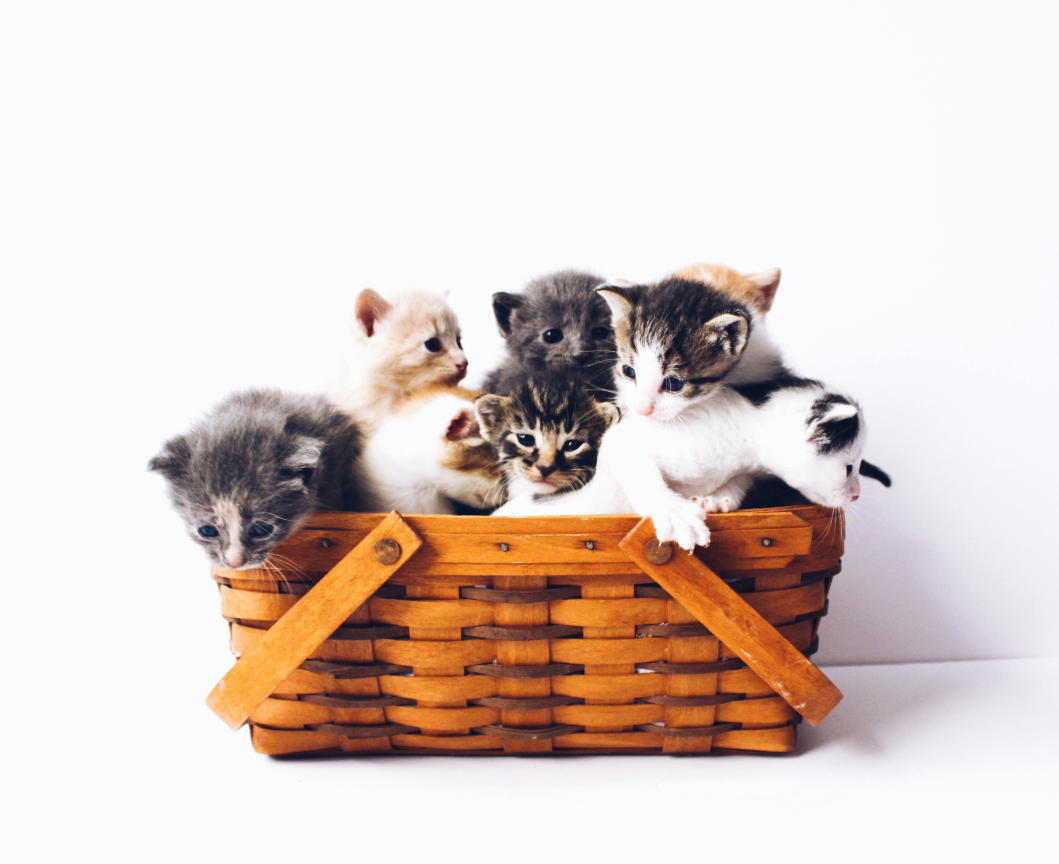
#> input picture images/cat1.jpg, 4233 x 3456 px (shown at 1/4 size); its folder holds 4 pictures in this run
$ python resize_images.py
#> lines starting #> are read from the running program, lines starting #| are printed output that depends on the picture
#!/usr/bin/env python3
"""
Image Resizer and Compressor
This script resizes and compresses all JPG images in the images folder
to reduce their file size while maintaining acceptable quality.
"""

import os
import sys
try:
    from PIL import Image
except ImportError:
    print("Error: Pillow library is not installed.")
    print("Please install it with: pip install Pillow")
    sys.exit(1)

# Configuration
INPUT_DIR = 'images'
OUTPUT_DIR = 'images/optimized'
SIZES = [
    {'name': 'thumbnail', 'size': (300, 300), 'quality': 70},
    {'name': 'medium', 'size': (600, 600), 'quality': 80}
]
FORMATS = ['jpg', 'jpeg', 'png']

def create_dir(directory):
    """Create directory if it doesn't exist"""
    if not os.path.exists(directory):
        os.makedirs(directory)

def resize_image(input_path, output_path, size, quality):
    """Resize and compress an image"""
    try:
        with Image.open(input_path) as img:
            # Convert to RGB if needed
            if img.mode != 'RGB':
                img = img.convert('RGB')

            # Resize maintaining aspect ratio
            img.thumbnail(size)

            # Save with compression
            img.save(output_path, 'JPEG', quality=quality, optimize=True)

            return True
    except Exception as e:
        print(f"Error processing {input_path}: {e}")
        return False

def main():
    # Create output directory
    create_dir(OUTPUT_DIR)

    # Get all image files
    image_files = []
    for file in os.listdir(INPUT_DIR):
        ext = os.path.splitext(file)[1].lower().replace('.', '')
        if ext in FORMATS and os.path.isfile(os.path.join(INPUT_DIR, file)):
            image_files.append(file)
#> pass 2 of the loop in main, `for file in os.listdir(INPUT_DIR):`:
#> pass 3 of the loop in main, `for file in os.listdir(INPUT_DIR):`:
#> the loop made 5 passes; the first 3 are shown

    if not image_files:
        print(f"No images found in {INPUT_DIR}")
        return

    print(f"Found {len(image_files)} images to process")

    # Process each image
    successful = 0
    for file in image_files:
        input_path = os.path.join(INPUT_DIR, file)
        filename = os.path.splitext(file)[0]

        print(f"Processing {file}...")

        # Process each size
        for size_config in SIZES:
            size_dir = os.path.join(OUTPUT_DIR, size_config['name'])
            create_dir(size_dir)

            output_filename = f"{filename}.jpg"
            output_path = os.path.join(size_dir, output_filename)

            if resize_image(input_path, output_path, size_config['size'], size_config['quality']):
#> in resize_image, img is the input picture: PIL image 4233x3456 RGB; mean R, G, B 220.5, 207, 201.7
#> in resize_image, `img.thumbnail(size)`:
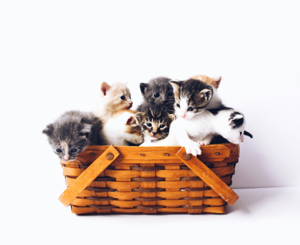
#> img: PIL image 300x245 RGB; mean R, G, B 220.5, 207, 201.6
                successful += 1
                original_size = os.path.getsize(input_path) / 1024  # KB
                new_size = os.path.getsize(output_path) / 1024  # KB
                reduction = (1 - (new_size / original_size)) * 100
                print(f"  ✓ {size_config['name']}: {original_size:.1f}KB → {new_size:.1f}KB ({reduction:.1f}% reduction)")
#> pass 2 of the loop in main, `for file in image_files:`:
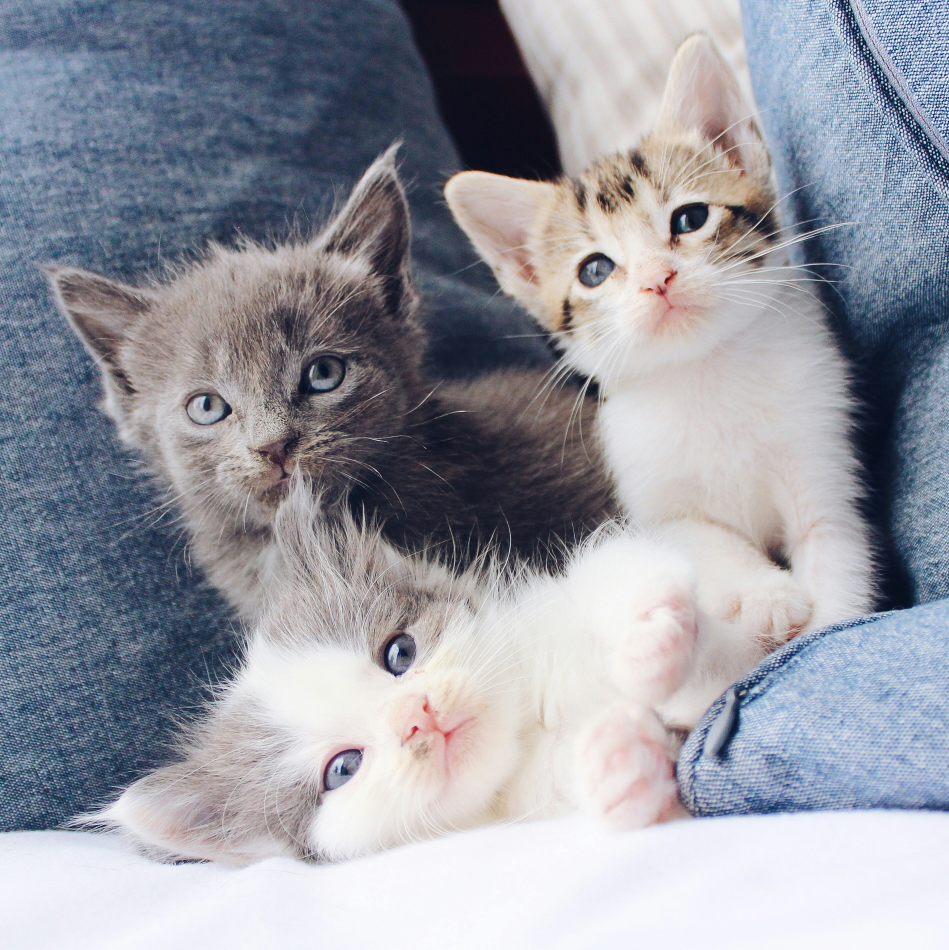
#> input picture images/cat10.jpg, 2847 x 2848 px (shown at 1/3 size)
#> in resize_image, img is the input picture: PIL image 2847x2848 RGB; mean R, G, B 151, 153.3, 162.6
#> in resize_image (call 3), `img.thumbnail(size)`:
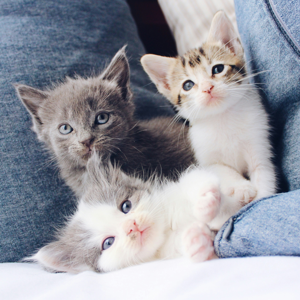
#> img: PIL image 300x300 RGB; mean R, G, B 151, 153.4, 162.6
#> original_size = 1738.5
#> reduction = 99.18
#|   ✓ thumbnail: 1738.5KB → 14.2KB (99.2% reduction)
#> pass 3 of the loop in main, `for file in image_files:`:
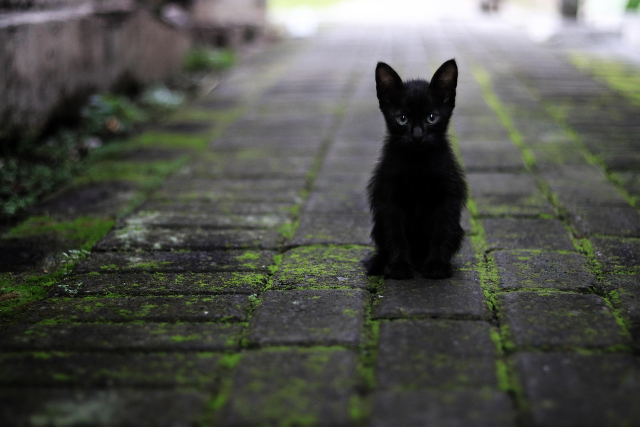
#> input picture images/cat11.jpg, 1280 x 853 px (shown at 1/2 size)
#> in resize_image, img is the input picture: PIL image 1280x853 RGB; mean R, G, B 79.3, 81.3, 75.1
#> in resize_image (call 5), `img.thumbnail(size)`:
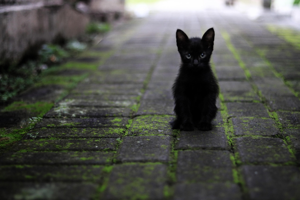
#> img: PIL image 300x200 RGB; mean R, G, B 79.4, 81.4, 75.2
#> original_size = 202.9
#> reduction = 96.07
#|   ✓ thumbnail: 202.9KB → 8.0KB (96.1% reduction)
#> the loop made 4 passes; the first 3 are shown

    print(f"\nProcessed {successful} images")
    print(f"Optimized images saved to {OUTPUT_DIR}/[size]")
    print("\nTo use these optimized images in your website:")
    print("1. Replace the original image paths in your HTML")
    print("2. For example: images/cat1.jpg → images/optimized/medium/cat1.jpg")

if __name__ == "__main__":
    main()
